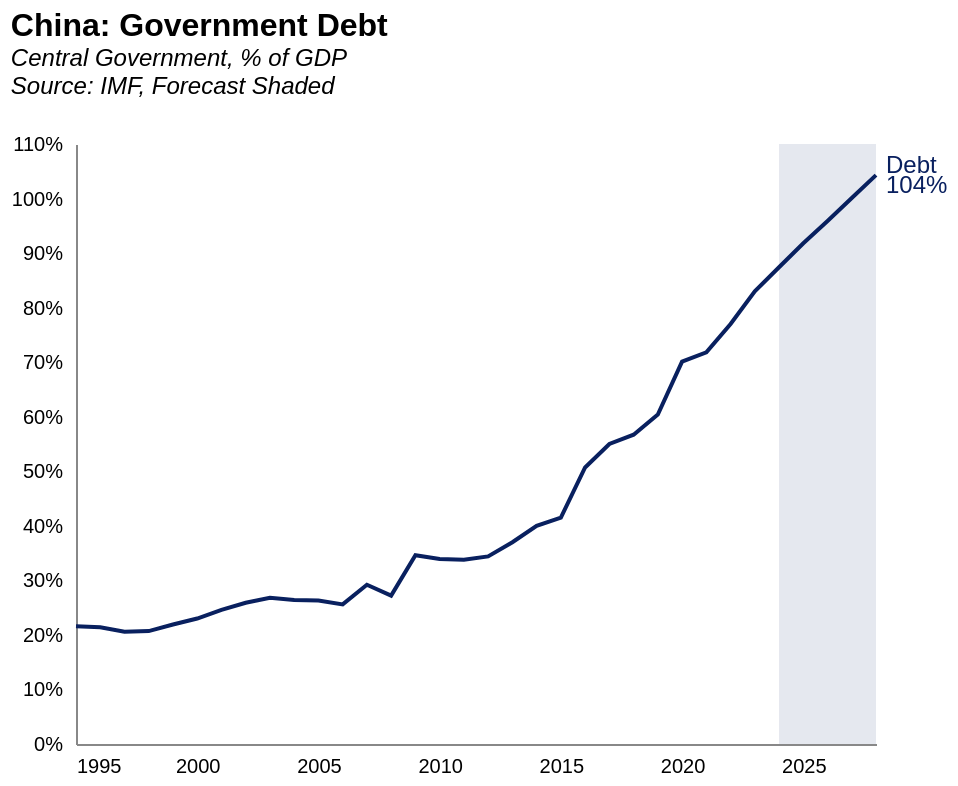

Source (Vega-Lite JSON):
### Vega-Lite specification from a JSON file in a GitHub repository (floating-point values rounded to 4 significant figures)
{"config": {"axisX": {"labelPadding": 6, "tickOpacity": 0, "title": null, "grid": false, "ticks": false, "labelSeparation": 10}, "axisY": {"title": null, "grid": false, "tickOpacity": 0}, "title": {"fontSize": 16, "subtitleFontSize": 12, "subtitleFontStyle": "italic", "anchor": "start", "color": "black"}, "view": {"stroke": "transparent"}}, "layer": [{"mark": {"type": "line"}, "encoding": {"color": {"value": "rgb(9, 32, 95)"}, "x": {"axis": {"labelAngle": 0}, "field": "Year", "type": "temporal"}, "y": {"axis": {"format": "%"}, "field": "Value", "title": "", "type": "quantitative"}}}, {"mark": {"type": "text", "align": "left", "baseline": "middle", "dx": 5, "dy": -5, "fontSize": 12, "text": {"expr": "'Debt'"}}, "encoding": {"color": {"value": "rgb(9, 32, 95)"}, "x": {"axis": {"labelAngle": 0}, "field": "Year", "type": "temporal"}, "y": {"axis": {"format": "%"}, "field": "Value", "title": "", "type": "quantitative"}}, "transform": [{"filter": "year(datum.Year) == 2028"}]}, {"data": {"name": "data-bfc671b4add3b57573373bb5b12b42c4"}, "mark": {"type": "rect", "color": "rgb(9, 32, 95)", "opacity": 0.1}, "encoding": {"x": {"field": "Year", "type": "temporal"}, "x2": {"field": "Year_end"}, "y": {"value": 0}, "y2": {"value": 300}}}, {"data": {"name": "data-591422bd35f80e58c1c3a9ed28f2aad4"}, "mark": {"type": "text", "align": "left", "baseline": "middle", "dx": 5, "dy": 5, "fontSize": 12}, "encoding": {"color": {"value": "rgb(9, 32, 95)"}, "text": {"field": "Value", "format": ".0%", "type": "quantitative"}, "x": {"axis": {"labelAngle": 0}, "field": "Year", "type": "temporal"}, "y": {"axis": {"format": "%"}, "field": "Value", "title": "", "type": "quantitative"}}, "transform": [{"filter": "year(datum.Year) == 2028"}]}], "data": {"name": "data-591422bd35f80e58c1c3a9ed28f2aad4"}, "height": 300, "title": {"text": "China: Government Debt", "subtitle": ["Central Government, % of GDP", "Source: IMF, Forecast Shaded", ""]}, "width": 400, "$schema": "https://vega.github.io/schema/vega-lite/v5.8.0.json", "datasets": {"data-591422bd35f80e58c1c3a9ed28f2aad4": [{"Country": "China", "Year": "1995", "Value": 0.216}, {"Country": "China", "Year": "1996", "Value": 0.214}, {"Country": "China", "Year": "1997", "Value": 0.206}, {"Country": "China", "Year": "1998", "Value": 0.207}, {"Country": "China", "Year": "1999", "Value": 0.219}, {"Country": "China", "Year": "2000", "Value": 0.23}, {"Country": "China", "Year": "2001", "Value": 0.246}, {"Country": "China", "Year": "2002", "Value": 0.259}, {"Country": "China", "Year": "2003", "Value": 0.268}, {"Country": "China", "Year": "2004", "Value": 0.264}, {"Country": "China", "Year": "2005", "Value": 0.263}, {"Country": "China", "Year": "2006", "Value": 0.256}, {"Country": "China", "Year": "2007", "Value": 0.292}, {"Country": "China", "Year": "2008", "Value": 0.272}, {"Country": "China", "Year": "2009", "Value": 0.346}, {"Country": "China", "Year": "2010", "Value": 0.339}, {"Country": "China", "Year": "2011", "Value": 0.338}, {"Country": "China", "Year": "2012", "Value": 0.344}, {"Country": "China", "Year": "2013", "Value": 0.37}, {"Country": "China", "Year": "2014", "Value": 0.4}, {"Country": "China", "Year": "2015", "Value": 0.415}, {"Country": "China", "Year": "2016", "Value": 0.507}, {"Country": "China", "Year": "2017", "Value": 0.55}, {"Country": "China", "Year": "2018", "Value": 0.567}, {"Country": "China", "Year": "2019", "Value": 0.604}, {"Country": "China", "Year": "2020", "Value": 0.701}, {"Country": "China", "Year": "2021", "Value": 0.718}, {"Country": "China", "Year": "2022", "Value": 0.77}, {"Country": "China", "Year": "2023", "Value": 0.83}, {"Country": "China", "Year": "2024", "Value": 0.874}, {"Country": "China", "Year": "2025", "Value": 0.918}, {"Country": "China", "Year": "2026", "Value": 0.959}, {"Country": "China", "Year": "2027", "Value": 1.001}, {"Country": "China", "Year": "2028", "Value": 1.043}], "data-bfc671b4add3b57573373bb5b12b42c4": [{"Year": "2024-01-01", "Year_end": "2028-01-01"}]}}
